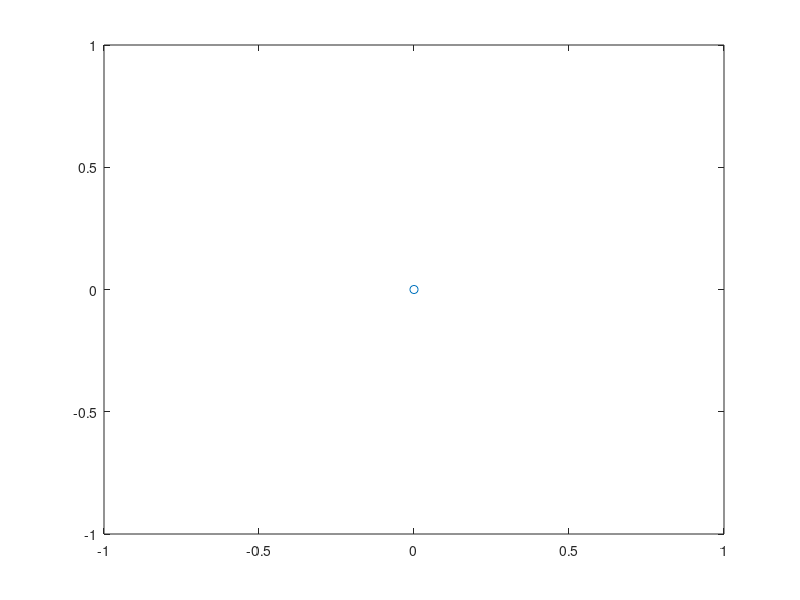

The MATLAB script that drew this image: (Note: this script raises an error after producing the figure.)
clear

num_steps = 100;
step_size = 1;

trials = 5;

deltaX = zeros([length(trials), 1]);
deltaY = zeros([length(trials), 1]);
deltaX2 = zeros([length(trials), 1]);
deltaY2 = zeros([length(trials), 1]);

% for plotting
x = NaN([num_steps + 1, 1]);
y = NaN([num_steps + 1, 1]);

x(1) = 0;
y(1) = 0;

p1 = plot(x, y, '-o');

for i = 1:5
    disp("loop")

    currAvgX = 0;
    currAvgX2 = 0;
    currAvgY = 0;
    currAvgY2 = 0;
        
    % 
    x_steps = 2.*rand([num_steps, 1]) - 1;
    y_steps = 2.*rand([num_steps, 1]) - 1;
    r = sqrt(x_steps.^2 + y_steps.^2);

    x_steps = (1./r).*x_steps;
    y_steps = (1./r).*y_steps;

    x = NaN([num_steps + 1, 1]);
    y = NaN([num_steps + 1, 1]);
    x(1) = 0;
    y(1) = 0;
    for j = 1:length(x_steps) - 1
        x(j+1) = x(j) + x_steps(j);
        y(j+1) = y(j) + y_steps(j);
        p1.XData((i - 1)*(num_steps+1) + j + 1) = x(j+1);
        p1.YData((i - 1)*(num_steps+1) + j + 1) = y(j+1);
        pause(0.08)
    end
    p1.XData((i)*(num_steps+1)) = NaN;
    p1.YData((i)*(num_steps+1)) = NaN;

    currAvgX = currAvgX + sum(x_steps);
    currAvgY = currAvgY + sum(y_steps);
    currAvgX2 = currAvgX2 + sum(x_steps)^2;
    currAvgY2 = currAvgY2 + sum(y_steps)^2;

end

% deltaX
% plot(walkNums, deltaX, walkNums, deltaX2);